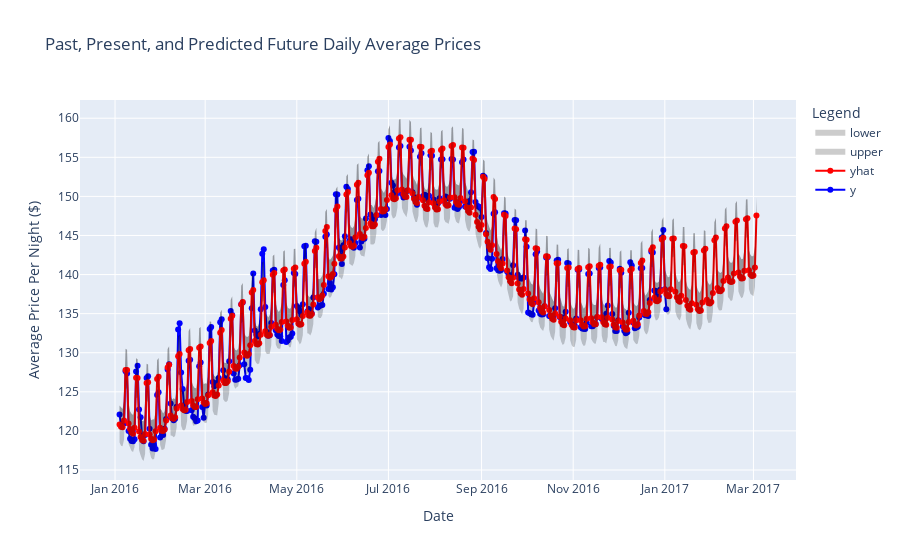

The notebook cell this image was saved under:
### Code cell
fig = go.Figure()

fig.add_trace(
    go.Scatter(x=previous_future_prices.index, 
                y=previous_future_prices['y'], 
                mode='lines+markers',
                name='y',
                line_color='blue')
)

fig.add_trace(
    go.Scatter(x=previous_future_prices.index, 
                y=previous_future_prices['yhat'], 
                mode='lines+markers',
                line_color='red',
                name='yhat'),
)

fig.add_trace(
    go.Scatter(x=previous_future_prices.index, 
                y=previous_future_prices['yhat_upper'],
                fillcolor='rgba(0,0,0,.2)', 
                #opacity=0.1,
                fill='tonexty', 
                mode='none', 
                name='upper')
)

fig.add_trace(
    go.Scatter(x=previous_future_prices.index, 
                y=previous_future_prices['yhat_lower'],
                fillcolor='rgba(0,0,0,.2)', 
                #opacity=0.01,
                fill='tonexty', 
                mode='none', 
                name='lower')
)

fig.update_layout(
    title="Past, Present, and Predicted Future Daily Average Prices",
    xaxis_title="Date",
    yaxis_title="Average Price Per Night ($)",
    legend_title="Legend",
)


fig.show()

### Figure 1 — Plotly figure (JSON) as saved in the notebook; plotly's stock layout.template omitted (floating-point values rounded to 4 significant figures; data arrays with more than 128 entries replaced by an {"elided": "..."} marker saying what was removed)
{"data": [{"line": {"color": "blue"}, "mode": "lines+markers", "name": "y", "type": "scatter", "x": {"elided": "425 str values"}, "y": {"elided": "425 float values"}}, {"line": {"color": "red"}, "mode": "lines+markers", "name": "yhat", "type": "scatter", "x": {"elided": "425 str values"}, "y": {"elided": "425 float values"}}, {"fill": "tonexty", "fillcolor": "rgba(0,0,0,.2)", "mode": "none", "name": "upper", "type": "scatter", "x": {"elided": "425 str values"}, "y": {"elided": "425 float values"}}, {"fill": "tonexty", "fillcolor": "rgba(0,0,0,.2)", "mode": "none", "name": "lower", "type": "scatter", "x": {"elided": "425 str values"}, "y": {"elided": "425 float values"}}], "layout": {"legend": {"title": {"text": "Legend"}}, "title": {"text": "Past, Present, and Predicted Future Daily Average Prices"}, "xaxis": {"title": {"text": "Date"}}, "yaxis": {"title": {"text": "Average Price Per Night ($)"}}}}
